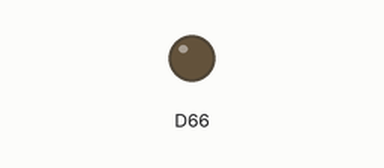
Simulated run of this sketch. Board: Arduino Due. Shown: output pins drawn as LEDs (lit = HIGH). What the sketch prints to the serial monitor is not drawn.

Above: at 0.2 s.
Timing chart, 0 to 1.7 s (numbered marks = the images above):
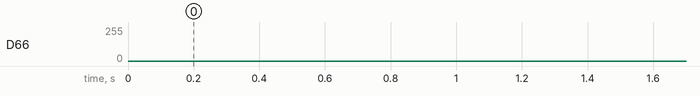

The sketch:

WaveformGeneratorSimple.ino
```cpp
/*
  Simple Waveform generator with Arduino Due

    connect two push buttons to the digital pins 2 and 3
    with a 10 kilohm pulldown resistor to choose the waveform
    to send to the DAC0 and DAC1 channels
    connect a 10 kilohm potentiometer to A0 to control the
    signal frequency

*/

#define maxSamplesNum 1000
#include "Waveforms.h"


int iSample = 0;

unsigned long sampletimeold; //tracking time for loop iteration
unsigned long sampletimenew;


unsigned int delaytime = 0; //microseconds to delay iteration
int tdiff = 0; //difference in

void setup() {
  analogWriteResolution(12);  // set the analog output resolution to 12 bit (4096 levels)
  analogReadResolution(12);   // set the analog input resolution to 12 bit

  Serial.begin(115200);

  Serial.println("hello, making sine wave pulses");


}

void loop() {

  makesine();
  iSample = 0;
  delay(1000);


}


void makesine()
{


  for(iSample =0;iSample <maxSamplesNum; iSample++)
  {

  sampletimeold = micros();
  analogWrite(DAC0, waveformsTable[iSample]);  // write the selected waveform on DAC0
//  iSample++;
//  if (iSample == maxSamplesNum) // Reset the counter to repeat the wave
//  {
//    iSample = 0;
//  }


  sampletimenew = micros();
  tdiff = sampletimenew - sampletimeold;
  //    Serial.print("tdiff is:");
  //    Serial.println(tdiff);
  delaytime = 100 - tdiff;
  //  Serial.print("delaytime is:");
  //  Serial.println(delaytime);
  delayMicroseconds(delaytime);
  //   sampletimenew=micros();
  //   Serial.println(sampletimenew-sampletimeold);

}

//set to lowest value after
analogWrite(DAC0,0);

}
```

Waveforms.h
```cpp
static int waveformsTable[maxSamplesNum] = {1500,1509,1519,1528,1538,1547,1557,1566,1575,1585,1594,1604,1613,1622,1632,1641,1651,1660,1669,1679,1688,1697,1707,1716,1725,1735,1744,1753,1763,1772,1781,1790,1800,1809,1818,1827,1836,1846,1855,1864,1873,1882,1891,1900,1909,1918,1928,1937,1946,1955,1964,1972,1981,1990,1999,2008,2017,2026,2035,2043,2052,2061,2070,2078,2087,2096,2104,2113,2122,2130,2139,2147,2156,2164,2173,2181,2189,2198,2206,2214,2223,2231,2239,2247,2255,2264,2272,2280,2288,2296,2304,2312,2320,2327,2335,2343,2351,2359,2366,2374,2382,2389,2397,2404,2412,2419,2427,2434,2442,2449,2456,2463,2471,2478,2485,2492,2499,2506,2513,2520,2527,2534,2540,2547,2554,2561,2567,2574,2580,2587,2593,2600,2606,2613,2619,2625,2631,2638,2644,2650,2656,2662,2668,2674,2679,2685,2691,2697,2702,2708,2714,2719,2725,2730,2735,2741,2746,2751,2756,2761,2766,2772,2776,2781,2786,2791,2796,2801,2805,2810,2814,2819,2823,2828,2832,2837,2841,2845,2849,2853,2857,2861,2865,2869,2873,2877,2880,2884,2888,2891,2895,2898,2901,2905,2908,2911,2914,2918,2921,2924,2927,2929,2932,2935,2938,2940,2943,2946,2948,2951,2953,2955,2957,2960,2962,2964,2966,2968,2970,2972,2973,2975,2977,2978,2980,2982,2983,2984,2986,2987,2988,2989,2990,2991,2992,2993,2994,2995,2996,2996,2997,2998,2998,2999,2999,2999,3000,3000,3000,3000,3000,3000,3000,3000,3000,2999,2999,2999,2998,2998,2997,2996,2996,2995,2994,2993,2992,2991,2990,2989,2988,2987,2986,2984,2983,2982,2980,2978,2977,2975,2973,2972,2970,2968,2966,2964,2962,2960,2957,2955,2953,2951,2948,2946,2943,2940,2938,2935,2932,2929,2927,2924,2921,2918,2914,2911,2908,2905,2901,2898,2895,2891,2888,2884,2880,2877,2873,2869,2865,2861,2857,2853,2849,2845,2841,2837,2832,2828,2823,2819,2814,2810,2805,2801,2796,2791,2786,2781,2776,2772,2766,2761,2756,2751,2746,2741,2735,2730,2725,2719,2714,2708,2702,2697,2691,2685,2679,2674,2668,2662,2656,2650,2644,2638,2631,2625,2619,2613,2606,2600,2593,2587,2580,2574,2567,2561,2554,2547,2540,2534,2527,2520,2513,2506,2499,2492,2485,2478,2471,2463,2456,2449,2442,2434,2427,2419,2412,2404,2397,2389,2382,2374,2366,2359,2351,2343,2335,2327,2320,2312,2304,2296,2288,2280,2272,2264,2255,2247,2239,2231,2223,2214,2206,2198,2189,2181,2173,2164,2156,2147,2139,2130,2122,2113,2104,2096,2087,2078,2070,2061,2052,2043,2035,2026,2017,2008,1999,1990,1981,1972,1964,1955,1946,1937,1928,1918,1909,1900,1891,1882,1873,1864,1855,1846,1836,1827,1818,1809,1800,1790,1781,1772,1763,1753,1744,1735,1725,1716,1707,1697,1688,1679,1669,1660,1651,1641,1632,1622,1613,1604,1594,1585,1575,1566,1557,1547,1538,1528,1519,1509,1500,1491,1481,1472,1462,1453,1443,1434,1425,1415,1406,1396,1387,1378,1368,1359,1349,1340,1331,1321,1312,1303,1293,1284,1275,1265,1256,1247,1237,1228,1219,1210,1200,1191,1182,1173,1164,1154,1145,1136,1127,1118,1109,1100,1091,1082,1072,1063,1054,1045,1036,1028,1019,1010,1001, 992, 983, 974, 965, 957, 948, 939, 930, 922, 913, 904, 896, 887, 878, 870, 861, 853, 844, 836, 827, 819, 811, 802, 794, 786, 777, 769, 761, 753, 745, 736, 728, 720, 712, 704, 696, 688, 680, 673, 665, 657, 649, 641, 634, 626, 618, 611, 603, 596, 588, 581, 573, 566, 558, 551, 544, 537, 529, 522, 515, 508, 501, 494, 487, 480, 473, 466, 460, 453, 446, 439, 433, 426, 420, 413, 407, 400, 394, 387, 381, 375, 369, 362, 356, 350, 344, 338, 332, 326, 321, 315, 309, 303, 298, 292, 286, 281, 275, 270, 265, 259, 254, 249, 244, 239, 234, 228, 224, 219, 214, 209, 204, 199, 195, 190, 186, 181, 177, 172, 168, 163, 159, 155, 151, 147, 143, 139, 135, 131, 127, 123, 120, 116, 112, 109, 105, 102,  99,  95,  92,  89,  86,  82,  79,  76,  73,  71,  68,  65,  62,  60,  57,  54,  52,  49,  47,  45,  43,  40,  38,  36,  34,  32,  30,  28,  27,  25,  23,  22,  20,  18,  17,  16,  14,  13,  12,  11,  10,   9,   8,   7,   6,   5,   4,   4,   3,   2,   2,   1,   1,   1,   0,   0,   0,   0,   0,   0,   0,   0,   0,   1,   1,   1,   2,   2,   3,   4,   4,   5,   6,   7,   8,   9,  10,  11,  12,  13,  14,  16,  17,  18,  20,  22,  23,  25,  27,  28,  30,  32,  34,  36,  38,  40,  43,  45,  47,  49,  52,  54,  57,  60,  62,  65,  68,  71,  73,  76,  79,  82,  86,  89,  92,  95,  99, 102, 105, 109, 112, 116, 120, 123, 127, 131, 135, 139, 143, 147, 151, 155, 159, 163, 168, 172, 177, 181, 186, 190, 195, 199, 204, 209, 214, 219, 224, 228, 234, 239, 244, 249, 254, 259, 265, 270, 275, 281, 286, 292, 298, 303, 309, 315, 321, 326, 332, 338, 344, 350, 356, 362, 369, 375, 381, 387, 394, 400, 407, 413, 420, 426, 433, 439, 446, 453, 460, 466, 473, 480, 487, 494, 501, 508, 515, 522, 529, 537, 544, 551, 558, 566, 573, 581, 588, 596, 603, 611, 618, 626, 634, 641, 649, 657, 665, 673, 680, 688, 696, 704, 712, 720, 728, 736, 745, 753, 761, 769, 777, 786, 794, 802, 811, 819, 827, 836, 844, 853, 861, 870, 878, 887, 896, 904, 913, 922, 930, 939, 948, 957, 965, 974, 983, 992,1001,1010,1019,1028,1036,1045,1054,1063,1072,1082,1091,1100,1109,1118,1127,1136,1145,1154,1164,1173,1182,1191,1200,1210,1219,1228,1237,1247,1256,1265,1275,1284,1293,1303,1312,1321,1331,1340,1349,1359,1368,1378,1387,1396,1406,1415,1425,1434,1443,1453,1462,1472,1481,1491};
```
